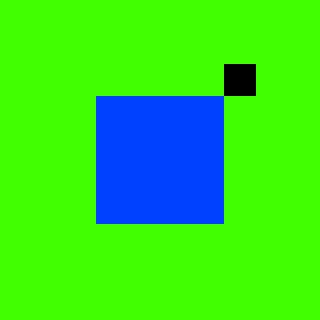

A 2D game scene composited from a Tiled map and its tileset images. What follows is a short description and the map's XML, with each tile layer's data collapsed to a summary:
An orthogonal 10x10 tile map with 32x32 px tiles, 1 tile layer (Tile Layer 1), 4 tilesets.

<map version="1.0" orientation="orthogonal" width="10" height="10" tilewidth="32" tileheight="32">
 <tileset firstgid="1" name="green_background" tilewidth="32" tileheight="32">
  <image source="green_background.png" width="256" height="256" />
 </tileset>
 <tileset firstgid="65" name="blue_background" tilewidth="32" tileheight="32">
  <image source="blue_background.png" width="256" height="256" />
  <tile id="0">
   <properties>
    <property name="blocked" value="" />
   </properties>
  </tile>
 </tileset>
 <tileset firstgid="129" name="tempKingdom" tilewidth="32" tileheight="32">
  <image source="../img/tempKingdom.png" width="64" height="64" />
  <tile id="0">
   <properties>
    <property name="blocked" value="" />
    <property name="kingdom" value="" />
   </properties>
  </tile>
 </tileset>
 <tileset firstgid="133" name="CresTowTest" tilewidth="32" tileheight="32">
  <image source="../img/CresTowTest.png" width="128" height="96" />
  <tile id="0">
   <properties>
    <property name="blocked" value="" />
   </properties>
  </tile>
  <tile id="1">
   <properties>
    <property name="blocked" value="" />
   </properties>
  </tile>
  <tile id="2">
   <properties>
    <property name="blocked" value="" />
   </properties>
  </tile>
  <tile id="3">
   <properties>
    <property name="blocked" value="" />
   </properties>
  </tile>
  <tile id="4">
   <properties>
    <property name="blocked" value="" />
   </properties>
  </tile>
  <tile id="5">
   <properties>
    <property name="blocked" value="" />
   </properties>
  </tile>
  <tile id="6">
   <properties>
    <property name="blocked" value="" />
   </properties>
  </tile>
  <tile id="7">
   <properties>
    <property name="blocked" value="" />
   </properties>
  </tile>
  <tile id="8">
   <properties>
    <property name="blocked" value="" />
   </properties>
  </tile>
  <tile id="9">
   <properties>
    <property name="blocked" value="" />
   </properties>
  </tile>
  <tile id="10">
   <properties>
    <property name="blocked" value="" />
   </properties>
  </tile>
  <tile id="11">
   <properties>
    <property name="blocked" value="" />
   </properties>
  </tile>
 </tileset>
 <layer name="Tile Layer 1" width="10" height="10">
  <properties>
   <property name="blocked" value="" />
  </properties>
  <data>[100 cells, 100 non-empty, 3 distinct tile ids]</data>
 </layer>
</map>
